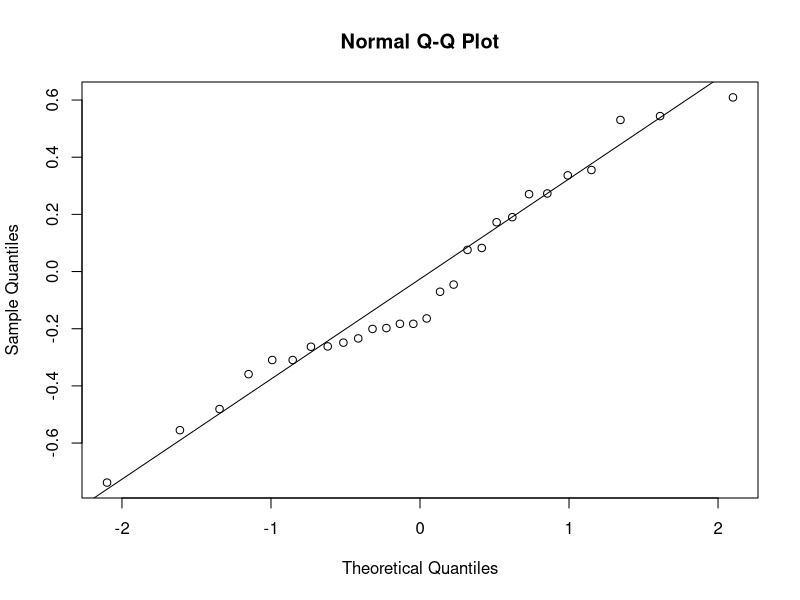
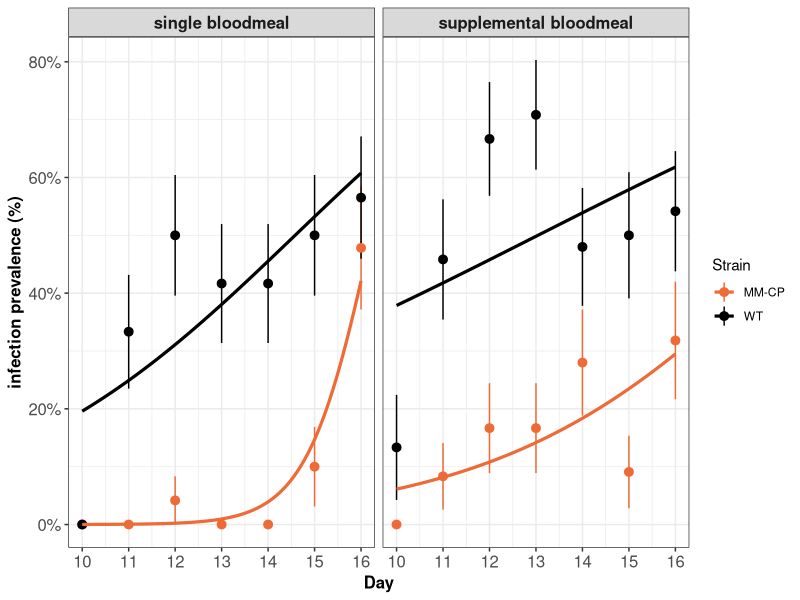
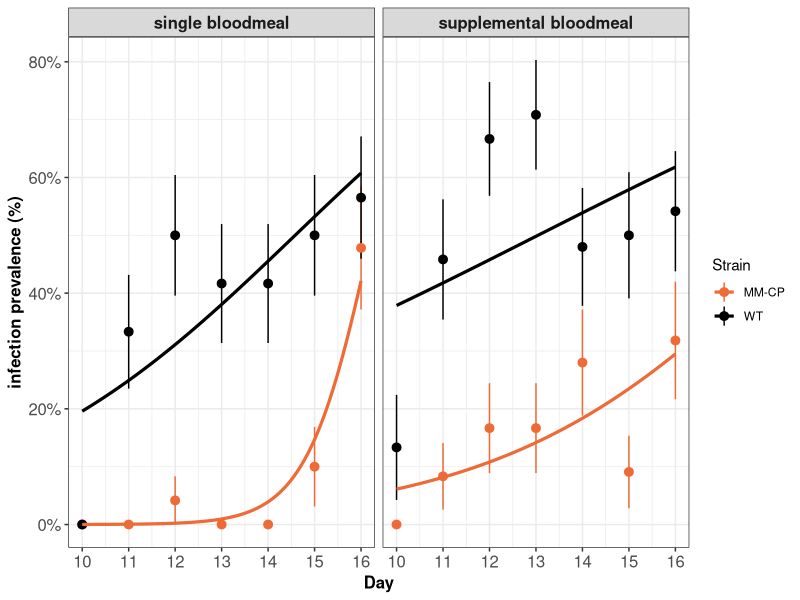
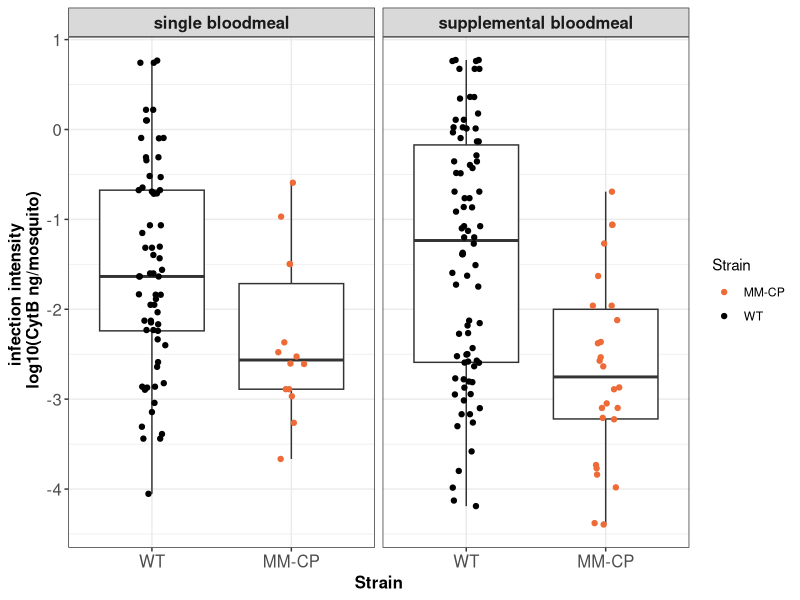
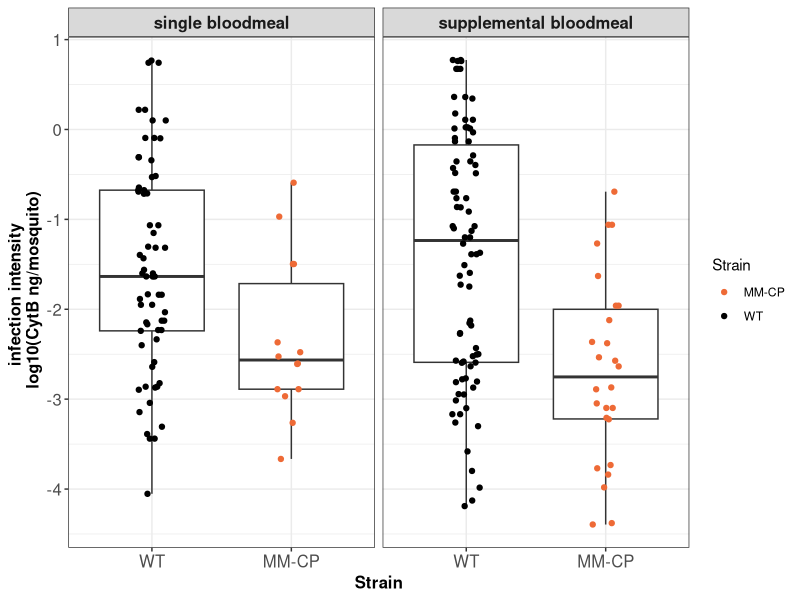

Generate these figures, in order, with R:
library(ggplot2)
library(RColorBrewer)
library(Hmisc)
library(plyr)
library(dplyr)

setwd(dirname(rstudioapi::getActiveDocumentContext()$path))
getwd()

# ----------- data input ------------

sporo<-read.table("sporo.csv", header=T, sep=",")
sporo$infected <- ifelse(sporo$CytB>0,1,0)

#### Prevalence ####

prev <- ddply(sporo, c("Strain", "SB","Day"), summarise,
               N    = length(infected),
               mean = mean(infected),
               sd   = sd(infected),
               se   = sd / sqrt(N))

# ---------- stats ----------

qbm <- glm(data=prev,mean ~ Strain + Day + SB, family="quasibinomial")
summary(qbm)
plogis(confint(qbm))

qbm2 <- glm(data=prev,mean ~ Strain + Day, family="quasibinomial")
summary(qbm2)
plogis(confint(qbm2))

qbm2_res = residuals(qbm2)  
qqnorm(qbm2_res)  
qqline(qbm2_res)

# ---------- plot ----------

p1 <- ggplot(prev, aes(x = Day, y = mean, ymin = mean-se, ymax = mean+se, color=Strain)) + 
  geom_pointrange() +
  geom_smooth(aes(group=Strain, colour=Strain), method="glm",
             span=1,
             size = 1.1,
             method.args = list(family = "quasibinomial"),
             level=0.95,
             alpha=0.2,
             se=F) + 
  facet_wrap(~prev$SB) +
  scale_x_continuous(breaks = seq(10,16,1)) +
  scale_y_continuous(labels = scales::percent_format(accuracy = 1)) + theme_bw() +
  ylab("infection prevalence (%)") + scale_color_manual(values=c("#EE6A36", "#000000", "#56B4E9")) +
  theme(axis.text=element_text(size=12),axis.title=element_text(size=12,face="bold"))+
  theme(strip.text.x = element_text(size = 12, face="bold"))
plot(p1)
ggsave("panel_2G.pdf", width = 16, height = 8, units = "cm")
dev.off()



#### Intensity ####

int <- subset(sporo, CytB>0)

# ---------- plot ----------

ip <- ggplot(int, aes(x = Strain, y = log10(CytB))) + 
  geom_boxplot() +
  geom_jitter(width = 0.1, aes(col = Strain)) +
  theme_bw() +
  ylab("infection intensity \n log10(CytB ng/mosquito)") +
  scale_color_manual(values=c("#EE6A36", "#000000", "#56B4E9")) +
  theme(axis.text=element_text(size=12),axis.title=element_text(size=12,face="bold")) +
  theme(strip.text.x = element_text(size = 12, face="bold"))+scale_x_discrete(limits = rev)+
  facet_wrap(~int$SB)
plot(ip)
ggsave("panel_2H.pdf", width = 14, height = 8, units = "cm")
dev.off()

# ---------- stats ----------

int <- subset(int, SB=="single bloodmeal")
#int <- subset(int, SB!="single bloodmeal")
intWT <- subset(int, Strain == "WT")
intCP <- subset(int, Strain == "MM-CP")
var.test(intWT$CytB, intCP$CytB)

#welsh test
tint <- t.test(intWT$CytB, intCP$CytB, var.equal = FALSE)
print(tint)
